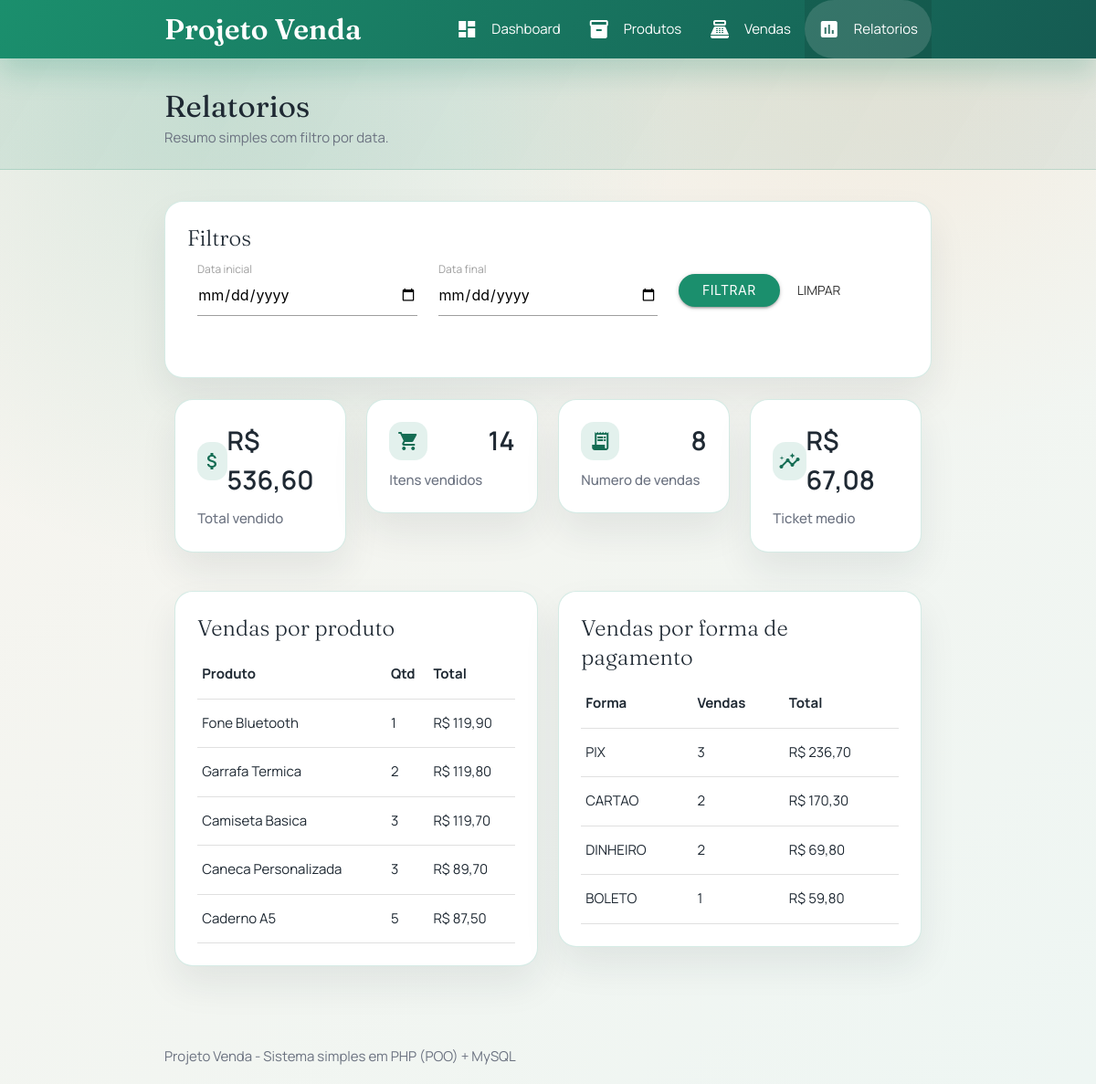
Page /relatorios.php on the committed database.
### tables this page shows
CREATE TABLE produtos (
    id INT AUTO_INCREMENT PRIMARY KEY,
    nome VARCHAR(120) NOT NULL,
    categoria VARCHAR(80) NULL,
    descricao TEXT NULL,
    preco DECIMAL(10,2) NOT NULL DEFAULT 0.00,
    estoque INT NOT NULL DEFAULT 0,
    ativo TINYINT(1) NOT NULL DEFAULT 1,
    criado_em TIMESTAMP NOT NULL DEFAULT CURRENT_TIMESTAMP,
    atualizado_em TIMESTAMP NOT NULL DEFAULT CURRENT_TIMESTAMP ON UPDATE CURRENT_TIMESTAMP,
    UNIQUE KEY uq_produtos_nome (nome)
);

### helpers/functions.php (called while the page is built, shortened)
<?php
function h($value)
{
    return htmlspecialchars((string) $value, ENT_QUOTES, 'UTF-8');
}
function money($value)
{
    return number_format((float) $value, 2, ',', '.');
}

### bootstrap.php (called while the page is built, shortened)
<?php
require_once __DIR__ . '/helpers/functions.php';
spl_autoload_register(function ($class) {
    $class = preg_replace('/[^A-Za-z0-9_]/', '', (string) $class);
    $paths = [
        __DIR__ . '/models/' . $class . '.php',
        __DIR__ . '/config/' . $class . '.php',
    ];
    foreach ($paths as $path) {
        if (is_file($path)) {
            return;
        }
    }
});

### config/config.php (called while the page is built)
<?php
return [
    'db' => [
        'host' => 'localhost',
        'name' => 'projeto_venda',
        'user' => 'root',
        'pass' => '12345678',
        'charset' => 'utf8mb4',
    ],
];

### config/Database.php (called while the page is built, shortened)
<?php
class Database
{
    private static $conn;
    public static function conectar()
    {
        $config = require __DIR__ . '/config.php';
        $db = $config['db'] ?? [];
        $host = $db['host'] ?? 'localhost';
        $name = $db['name'] ?? 'projeto_venda';
        $user = $db['user'] ?? 'root';
        $pass = $db['pass'] ?? '12345678';
        $charset = $db['charset'] ?? 'utf8mb4';
        $dsn = "mysql:host={$host};dbname={$name};charset={$charset}";
        self::$conn = new PDO(
            $dsn,
            $user,
            $pass,
            [
                PDO::ATTR_ERRMODE => PDO::ERRMODE_EXCEPTION,
                PDO::ATTR_DEFAULT_FETCH_MODE => PDO::FETCH_ASSOC,
                PDO::ATTR_EMULATE_PREPARES => false,
            ]
        );
        return self::$conn;
    }
}

### models/Venda.php (called while the page is built, shortened)
<?php
require_once __DIR__ . '/../config/Database.php';
class Venda
{
    private $conn;
    public function __construct()
    {
        $this->conn = Database::conectar();
    }
    private function buildDateFilter($inicio, $fim, array &$params, $alias = 'v')
    {
        $conditions = [];
        return $conditions ? ' WHERE ' . implode(' AND ', $conditions) : '';
    }
    public function contar($inicio = null, $fim = null)
    {
        $params = [];
        $where = $this->buildDateFilter($inicio, $fim, $params, 'v');
        $stmt = $this->conn->prepare('SELECT COUNT(*) FROM vendas v' . $where);
        $stmt->execute($params);
        return (int) $stmt->fetchColumn();
    }
    public function totalVendido($inicio = null, $fim = null)
    {
        $params = [];
        $where = $this->buildDateFilter($inicio, $fim, $params, 'v');
        $stmt = $this->conn->prepare('SELECT COALESCE(SUM(v.total), 0) FROM vendas v' . $where);
        $stmt->execute($params);
        return (float) $stmt->fetchColumn();
    }
    public function totalItens($inicio = null, $fim = null)
    {
        $params = [];
        $where = $this->buildDateFilter($inicio, $fim, $params, 'v');
        $stmt = $this->conn->prepare('SELECT COALESCE(SUM(v.quantidade), 0) FROM vendas v' . $where);
        $stmt->execute($params);
        return (int) $stmt->fetchColumn();
    }
    public function vendasPorProduto($inicio = null, $fim = null, $limite = 0)
    {
        $params = [];
        $where = $this->buildDateFilter($inicio, $fim, $params, 'v');
        $sql = 'SELECT p.id, p.nome, SUM(v.quantidade) AS total_qtd, SUM(v.total) AS total_vendido
                FROM vendas v
                INNER JOIN produtos p ON p.id = v.produto_id' . $where .
                ' GROUP BY p.id, p.nome
                  ORDER BY total_vendido DESC';
        if ((int) $limite > 0) {
            $sql .= ' LIMIT ' . (int) $limite;
        }
        $stmt = $this->conn->prepare($sql);
        $stmt->execute($params);
        return $stmt->fetchAll();
    }
    public function vendasPorForma($inicio = null, $fim = null)
    {
        $params = [];
        $where = $this->buildDateFilter($inicio, $fim, $params, 'v');
        $sql = 'SELECT COALESCE(v.forma_pagamento, \'SEM FORMA\') AS forma, COUNT(*) AS total_vendas, SUM(v.total) AS total_valor
                FROM vendas v' . $where . '
                GROUP BY forma
                ORDER BY total_valor DESC';
        $stmt = $this->conn->prepare($sql);
        $stmt->execute($params);
        return $stmt->fetchAll();
    }
}

### relatorios.php (the view, shortened to what this page needs)
<?php
require_once __DIR__ . '/bootstrap.php';
$model = new Venda();
$inicio = trim($_GET['inicio'] ?? '');
$fim = trim($_GET['fim'] ?? '');
$inicioFiltro = $inicio !== '' ? $inicio : null;
$fimFiltro = $fim !== '' ? $fim : null;
$totalVendido = $model->totalVendido($inicioFiltro, $fimFiltro);
$totalItens = $model->totalItens($inicioFiltro, $fimFiltro);
$totalVendas = $model->contar($inicioFiltro, $fimFiltro);
$ticketMedio = $totalVendas > 0 ? $totalVendido / $totalVendas : 0;
$porProduto = $model->vendasPorProduto($inicioFiltro, $fimFiltro, 10);
$porForma = $model->vendasPorForma($inicioFiltro, $fimFiltro);
require __DIR__ . '/partials/header.php';
?>
<div class="card panel-card">
    <div class="card-content">
        <span class="card-title">Filtros</span>
        <form method="get">
            <div class="row">
                <div class="input-field col s12 m4">
                    <input id="inicio" name="inicio" type="date" value="<?= h($inicio) ?>">
                    <label for="inicio" class="active">Data inicial</label>
                </div>
                <div class="input-field col s12 m4">
                    <input id="fim" name="fim" type="date" value="<?= h($fim) ?>">
                    <label for="fim" class="active">Data final</label>
                </div>
                <div class="input-field col s12 m4">
                    <button class="btn waves-effect waves-light" type="submit">Filtrar</button>
                    <a class="btn-flat waves-effect" href="relatorios.php">Limpar</a>
                </div>
            </div>
        </form>
    </div>
</div>
<div class="row">
    <div class="col s12 m6 l3">
        <div class="card panel-card stat-card">
            <div class="card-content">
                <div class="stat-top">
                    <span class="stat-icon material-icons">attach_money</span>
                    <span class="stat-count">R$ <?= h(money($totalVendido)) ?></span>
                </div>
                <div class="stat-label">Total vendido</div>
            </div>
        </div>
    </div>
    <div class="col s12 m6 l3">
        <div class="card panel-card stat-card">
            <div class="card-content">
                <div class="stat-top">
                    <span class="stat-icon material-icons">shopping_cart</span>
                    <span class="stat-count"><?= h($totalItens) ?></span>
                </div>
                <div class="stat-label">Itens vendidos</div>
            </div>
        </div>
    </div>
    <div class="col s12 m6 l3">
        <div class="card panel-card stat-card">
            <div class="card-content">
                <div class="stat-top">
                    <span class="stat-icon material-icons">receipt_long</span>
                    <span class="stat-count"><?= h($totalVendas) ?></span>
                </div>
                <div class="stat-label">Numero de vendas</div>
            </div>
        </div>
    </div>
    <div class="col s12 m6 l3">
        <div class="card panel-card stat-card">
            <div class="card-content">
                <div class="stat-top">
                    <span class="stat-icon material-icons">insights</span>
                    <span class="stat-count">R$ <?= h(money($ticketMedio)) ?></span>
                </div>
                <div class="stat-label">Ticket medio</div>
            </div>
        </div>
    </div>
</div>
<div class="row">
    <div class="col s12 m6">
        <div class="card panel-card">
            <div class="card-content">
                <span class="card-title">Vendas por produto</span>
                <div class="responsive-table">
                    <table class="highlight">
                        <thead>
                            <tr>
                                <th>Produto</th>
                                <th>Qtd</th>
                                <th>Total</th>
                            </tr>
                        </thead>
                        <tbody>
                            <?php foreach ($porProduto as $p): ?>
                                <tr>
                                    <td><?= h($p['nome']) ?></td>
                                    <td><?= h($p['total_qtd']) ?></td>
                                    <td>R$ <?= h(money($p['total_vendido'])) ?></td>
                                </tr>
                            <?php endforeach ?>
                        </tbody>
                    </table>
                </div>
            </div>
        </div>
    </div>
    <div class="col s12 m6">
        <div class="card panel-card">
            <div class="card-content">
                <span class="card-title">Vendas por forma de pagamento</span>
                <div class="responsive-table">
                    <table class="highlight">
                        <thead>
                            <tr>
                                <th>Forma</th>
                                <th>Vendas</th>
                                <th>Total</th>
                            </tr>
                        </thead>
                        <tbody>
                            <?php foreach ($porForma as $f): ?>
                                <tr>
                                    <td><?= h($f['forma']) ?></td>
                                    <td><?= h($f['total_vendas']) ?></td>
                                    <td>R$ <?= h(money($f['total_valor'])) ?></td>
                                </tr>
                            <?php endforeach ?>
                        </tbody>
                    </table>
                </div>
            </div>
        </div>
    </div>
</div>
<?php require __DIR__ . '/partials/footer.php'; ?>

### assets/style.css (style rules this page uses)
:root { --bg-base: #f8f4ee; --bg-accent: #eef6f3; --ink: #1f2933; --muted: #6b7280; --primary: #1b8f6d; --primary-dark: #146c53; --accent: #f4a259; --card: #ffffff; --border: rgba(27, 143, 109, 0.18); }
body { font-family: 'Manrope', sans-serif; color: var(--ink); background: radial-gradient(circle at 20% 10%, rgba(27, 143, 109, 0.12), transparent 35%), radial-gradient(circle at 80% 0%, rgba(244, 162, 89, 0.12), transparent 32%), linear-gradient(140deg, var(--bg-base), var(--bg-accent)); }
.panel-card { background: var(--card); border-radius: 20px; border: 1px solid var(--border); box-shadow: 0 20px 40px rgba(31, 41, 55, 0.08); }
.card-title { font-family: 'Fraunces', serif; color: var(--ink); }
.stat-card { display: block; color: inherit; transition: transform 140ms ease, box-shadow 140ms ease; }
.stat-top { display: flex; align-items: center; justify-content: space-between; margin-bottom: 10px; }
.stat-icon { width: 42px; height: 42px; border-radius: 14px; display: inline-flex; align-items: center; justify-content: center; background: rgba(27, 143, 109, 0.12); color: var(--primary-dark); }
.stat-count { font-size: 1.9rem; font-weight: 600; color: var(--ink); }
.stat-label { color: var(--muted); font-weight: 500; }
.btn { background-color: var(--primary); border-radius: 999px; padding: 0 26px; }

### rows in the picture
produtos: nome "Fone Bluetooth", total_qtd "1", total_vendido "119,90"
produtos: nome "Garrafa Termica", total_qtd "2", total_vendido "119,80"
produtos: nome "Camiseta Basica", total_qtd "3", total_vendido "119,70"
produtos: nome "Caneca Personalizada", total_qtd "3", total_vendido "89,70"
produtos: nome "Caderno A5", total_qtd "5", total_vendido "87,50"

### other values in the picture
$item['label'] "Dashboard"
$item['label'] "Produtos"
$item['label'] "Vendas"
$item['label'] "Relatorios"
$pageTitle "Relatorios"
$pageSubtitle "Resumo simples com filtro por data."
money($totalVendido) "536,60"
$totalItens "14"
$totalVendas "8"
money($ticketMedio) "67,08"
$f['forma'] "PIX"
$f['total_vendas'] "3"
money($f['total_valor']) "236,70"
$f['forma'] "CARTAO"
$f['total_vendas'] "2"
